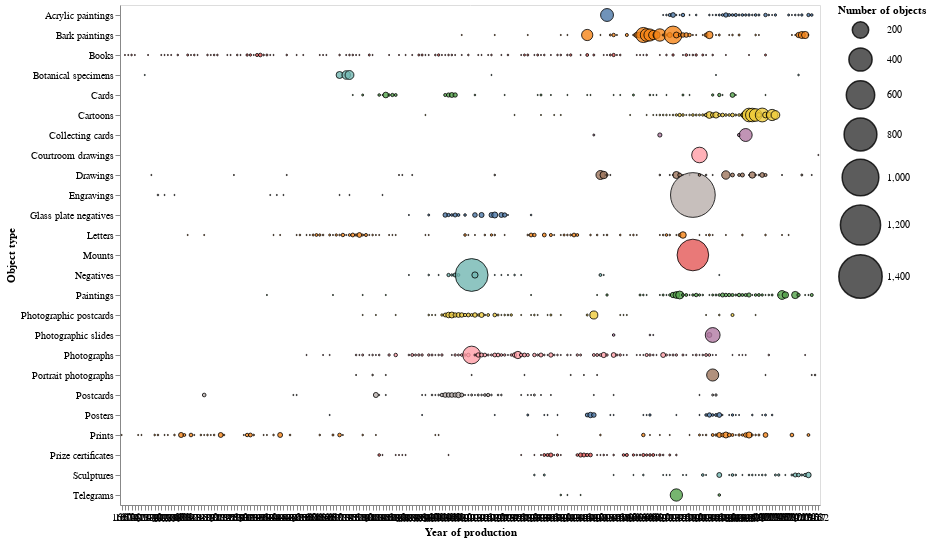

The notebook cell saved with this chart:
### Markdown cell above
To chart this data we're going to use circles for each point and create 'bubble lines' for each object type to show how the number of objects created varied year by year.

### Code cell
# Create a chart
alt.Chart(top_type_counts).mark_circle(
    
    # Style the circles
    opacity=0.8,
    stroke='black',
    strokeWidth=1
).encode(
    
    # Year on the X axis
    x=alt.X('year:O', axis=alt.Axis(format='c', title='Year of production', labelAngle=0)),
    
    # Object type on the Y axis
    y=alt.Y('additionalType:N', title='Object type'),
    
    # Size of the circles represents the number of objects
    size=alt.Size('count:Q',
        scale=alt.Scale(range=[0, 2000]),
        legend=alt.Legend(title='Number of objects')
    ),
    
    # Color the circles by object type
    color=alt.Color('additionalType:N', legend=None),
    
    # More details on hover
    tooltip=[alt.Tooltip('additionalType:N', title='Type'), alt.Tooltip('year:O', title='Year'), alt.Tooltip('count:Q', title='Objects', format=',')]
).properties(
    width=700
)

### Figure 1 — Vega-Lite specification as saved in the notebook (floating-point values rounded to 4 significant figures; data arrays with more than 128 entries replaced by an {"elided": "..."} marker saying what was removed)
{"config": {"view": {"continuousWidth": 400, "continuousHeight": 300}}, "data": {"name": "data-3701c4b3b5177cf9f4d3ede37e4c7392"}, "mark": {"type": "circle", "opacity": 0.8, "stroke": "black", "strokeWidth": 1}, "encoding": {"color": {"type": "nominal", "field": "additionalType", "legend": null}, "size": {"type": "quantitative", "field": "count", "legend": {"title": "Number of objects"}, "scale": {"range": [0, 2000]}}, "tooltip": [{"type": "nominal", "field": "additionalType", "title": "Type"}, {"type": "ordinal", "field": "year", "title": "Year"}, {"type": "quantitative", "field": "count", "format": ",", "title": "Objects"}], "x": {"type": "ordinal", "axis": {"format": "c", "labelAngle": 0, "title": "Year of production"}, "field": "year"}, "y": {"type": "nominal", "field": "additionalType", "title": "Object type"}}, "width": 700, "$schema": "https://vega.github.io/schema/vega-lite/v4.8.1.json", "datasets": {"data-3701c4b3b5177cf9f4d3ede37e4c7392": {"elided": "859 records"}}}
